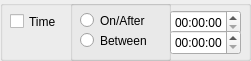
   <widget class="QGroupBox" name="timeGroupBox">
    <property name="geometry">
     <rect>
      <x>10</x>
      <y>620</y>
      <width>251</width>
      <height>61</height>
     </rect>
    </property>
    <property name="title">
     <string/>
    </property>
    <widget class="QCheckBox" name="timeCheckBox">
     <property name="geometry">
      <rect>
       <x>10</x>
       <y>10</y>
       <width>86</width>
       <height>23</height>
      </rect>
     </property>
     <property name="text">
      <string>Time</string>
     </property>
    </widget>
    <widget class="QGroupBox" name="groupBox_18">
     <property name="geometry">
      <rect>
       <x>70</x>
       <y>0</y>
       <width>101</width>
       <height>61</height>
      </rect>
     </property>
     <property name="title">
      <string/>
     </property>
     <widget class="QRadioButton" name="timeBetweenRadioButton">
      <property name="geometry">
       <rect>
        <x>10</x>
        <y>30</y>
        <width>99</width>
        <height>21</height>
       </rect>
      </property>
      <property name="text">
       <string>Between</string>
      </property>
     </widget>
     <widget class="QRadioButton" name="timeAtRadioButton">
      <property name="geometry">
       <rect>
        <x>10</x>
        <y>10</y>
        <width>81</width>
        <height>21</height>
       </rect>
      </property>
      <property name="text">
       <string>On/After</string>
      </property>
     </widget>
    </widget>
    <widget class="QTimeEdit" name="timeEdit_1">
     <property name="geometry">
      <rect>
       <x>170</x>
       <y>10</y>
       <width>71</width>
       <height>25</height>
      </rect>
     </property>
    </widget>
    <widget class="QTimeEdit" name="timeEdit_2">
     <property name="geometry">
      <rect>
       <x>170</x>
       <y>30</y>
       <width>71</width>
       <height>25</height>
      </rect>
     </property>
    </widget>
   </widget>
